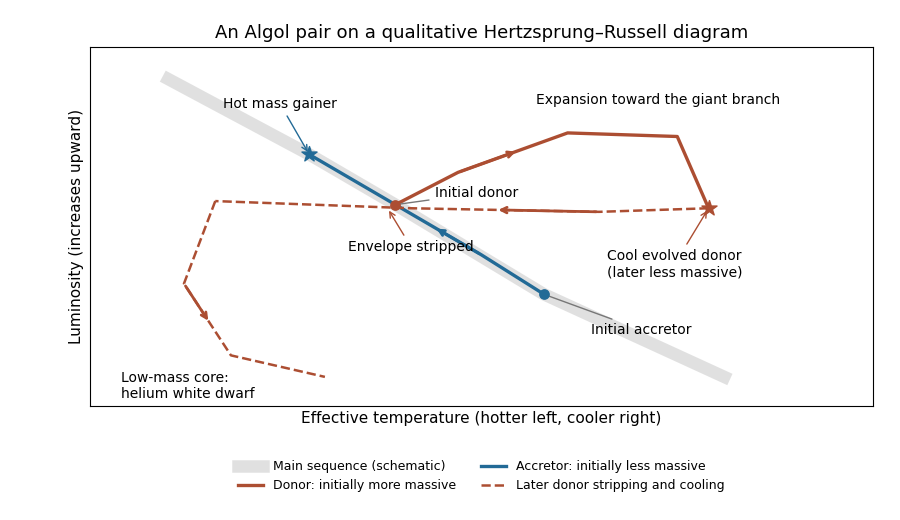

Write the Python code that produced this figure.
#!/usr/bin/env python3
"""Draw a qualitative HR diagram for an Algol pair, writing a PNG to cwd."""
from pathlib import Path

import matplotlib.pyplot as plt
import numpy as np

fig, ax = plt.subplots(figsize=(9, 5.2), dpi=100, facecolor='white')
ax.set_facecolor('white')
# Dimensionless plotting coordinates: qualitative ordering only, not a stellar model.
main_sequence = np.array([[0.10, 0.91], [0.28, 0.70], [0.39, 0.56], [0.58, 0.31], [0.81, 0.08]])
donor = np.array([[0.39, 0.56], [0.47, 0.65], [0.61, 0.76], [0.75, 0.75], [0.79, 0.55]])
accretor = np.array([[0.58, 0.31], [0.50, 0.42], [0.39, 0.56], [0.28, 0.70]])
stripped = np.array([[0.79, 0.55], [0.65, 0.54], [0.41, 0.55], [0.16, 0.57]])
cooling = np.array([[0.16, 0.57], [0.12, 0.34], [0.18, 0.14], [0.30, 0.08]])
ax.plot(*main_sequence.T, color='#bcbcbc', lw=9, alpha=0.45, label='Main sequence (schematic)')
ax.plot(*donor.T, color='#ac4e32', lw=2.4, label='Donor: initially more massive')
ax.plot(*accretor.T, color='#226a96', lw=2.4, label='Accretor: initially less massive')
ax.plot(*stripped.T, color='#ac4e32', ls='--', lw=1.8, label='Later donor stripping and cooling')
ax.plot(*cooling.T, color='#ac4e32', ls='--', lw=1.8)
for track, color in [(donor, '#ac4e32'), (accretor, '#226a96'), (stripped, '#ac4e32'), (cooling, '#ac4e32')]:
    for i in [1]:
        start = track[i]
        end = start + 0.55 * (track[i+1] - start)
        ax.annotate('', xy=end, xytext=start,
                    arrowprops={'arrowstyle': '->', 'color': color, 'lw': 2})
ax.scatter(*donor[0], color='#ac4e32', s=45, zorder=4)
ax.scatter(*accretor[0], color='#226a96', s=45, zorder=4)
ax.scatter(*donor[-1], color='#ac4e32', marker='*', s=130, zorder=4)
ax.scatter(*accretor[-1], color='#226a96', marker='*', s=130, zorder=4)
ax.annotate('Initial donor', xy=donor[0], xytext=(0.44, 0.58), fontsize=10,
            arrowprops={'arrowstyle': '-', 'color': '#777'})
ax.annotate('Initial accretor', xy=accretor[0], xytext=(0.64, 0.20), fontsize=10,
            arrowprops={'arrowstyle': '-', 'color': '#777'})
ax.annotate('Cool evolved donor\n(later less massive)', xy=donor[-1], xytext=(0.66, 0.36), fontsize=10,
            arrowprops={'arrowstyle': '->', 'color': '#ac4e32'})
ax.annotate('Hot mass gainer', xy=accretor[-1], xytext=(0.17, 0.83), fontsize=10,
            arrowprops={'arrowstyle': '->', 'color': '#226a96'})
ax.text(0.57, 0.84, 'Expansion toward the giant branch', fontsize=10)
ax.annotate('Envelope stripped', xy=(0.38, 0.55), xytext=(0.33, 0.43), fontsize=10,
            arrowprops={'arrowstyle': '->', 'color': '#ac4e32'})
ax.text(0.04, 0.02, 'Low-mass core:\nhelium white dwarf', fontsize=10)
ax.set_xlim(0, 1)
ax.set_ylim(0, 1)
ax.set_xticks([])
ax.set_yticks([])
ax.set_xlabel('Effective temperature (hotter left, cooler right)', fontsize=11)
ax.set_ylabel('Luminosity (increases upward)', fontsize=11)
ax.set_title('An Algol pair on a qualitative Hertzsprung–Russell diagram', fontsize=13)
ax.legend(loc='upper center', bbox_to_anchor=(0.5, -0.12), ncol=2, fontsize=9, frameon=False)
fig.subplots_adjust(left=0.10, right=0.97, bottom=0.22, top=0.91)
fig.savefig(Path.cwd() / (Path(__file__).stem + '.png'), dpi=100, facecolor='white')
plt.close(fig)
